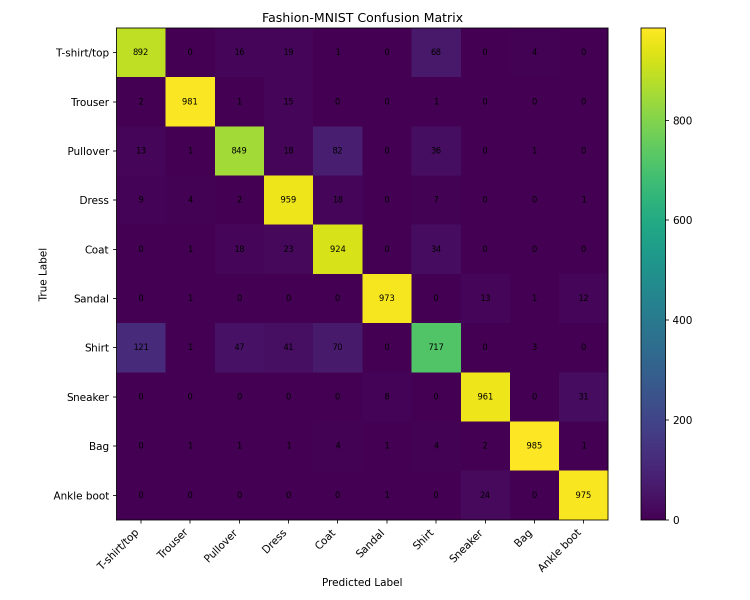
#> input picture reports/confusion_matrix.png, 1500 x 1200 px (shown at 1/2 size)
$ python -i quality.py   (imports and definitions only)   (older library calls are emulated)
#> lines starting #> are read from the running program, lines starting #| are printed output that depends on the picture
from dataclasses import dataclass

import cv2
import numpy as np
from PIL import Image


@dataclass
class ImageQualityResult:
    quality_score: float
    blur_score: float
    brightness_score: float
    contrast_score: float
    quality_label: str
    warnings: list[str]


def pil_to_grayscale_array(image: Image.Image) -> np.ndarray:
    image = image.convert("L").resize((28, 28))
    return np.array(image)


def score_blur(image_array: np.ndarray) -> float:
    laplacian_var = cv2.Laplacian(image_array, cv2.CV_64F).var()
    score = min(100.0, laplacian_var / 10.0)
    return float(score)


def score_brightness(image_array: np.ndarray) -> float:
    mean_brightness = image_array.mean()

    # Best range is roughly middle brightness.
    distance_from_mid = abs(mean_brightness - 127.5)
    score = max(0.0, 100.0 - (distance_from_mid / 127.5) * 100.0)

    return float(score)


def score_contrast(image_array: np.ndarray) -> float:
    contrast = image_array.std()
    score = min(100.0, contrast * 2.0)
    return float(score)


def score_image_quality(image: Image.Image) -> ImageQualityResult:
    image_array = pil_to_grayscale_array(image)

    blur = score_blur(image_array)
    brightness = score_brightness(image_array)
    contrast = score_contrast(image_array)

    quality_score = (
        0.40 * blur
        + 0.30 * brightness
        + 0.30 * contrast
    )

    warnings = []

    if blur < 35:
        warnings.append("Image appears blurry")

    if brightness < 35:
        warnings.append("Image brightness may be poor")

    if contrast < 35:
        warnings.append("Image has low contrast")

    if quality_score >= 85:
        quality_label = "good"
    elif quality_score >= 70:
        quality_label = "acceptable"
    elif quality_score >= 50:
        quality_label = "review"
    else:
        quality_label = "reject"

    return ImageQualityResult(
        quality_score=round(float(quality_score), 2),
        blur_score=round(float(blur), 2),
        brightness_score=round(float(brightness), 2),
        contrast_score=round(float(contrast), 2),
        quality_label=quality_label,
        warnings=warnings,
    )

>>> from PIL import Image
>>> picture = Image.open('../reports/confusion_matrix.png')
#> picture is the input picture: PIL image 1500x1200 RGBA; mean R, G, B, A 155, 126, 155.4, 255
>>> result = score_image_quality(picture)
#> in pil_to_grayscale_array, `image = image.convert("L").resize((28, 28))`:
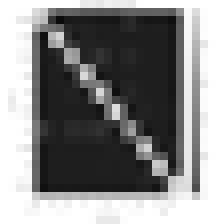
#> image: PIL image 28x28 L (shown 8 times larger); min 11, max 255, mean 137.6
#> in score_blur, `laplacian_var = cv2.Laplacian(image_array, cv2.CV_64F).var()`: laplacian_var = 11806
#> in score_blur, `score = min(100.0, laplacian_var / 10.0)`: score = 100
#> in score_brightness, `mean_brightness = image_array.mean()`: mean_brightness = 137.6
#> in score_brightness, `distance_from_mid = abs(mean_brightness - 127.5)`: distance_from_mid = 10.08
#> in score_brightness, `score = max(0.0, 100.0 - (distance_from_mid / 127.5) * 100.0)`: score = 92.09
#> in score_contrast, `contrast = image_array.std()`: contrast = 99.87
#> in score_contrast, `score = min(100.0, contrast * 2.0)`: score = 100
#> in score_image_quality, `quality_score = ( 0.40 * blur + 0.30 * brightness + 0.30 * contrast )`: quality_score = 97.63
